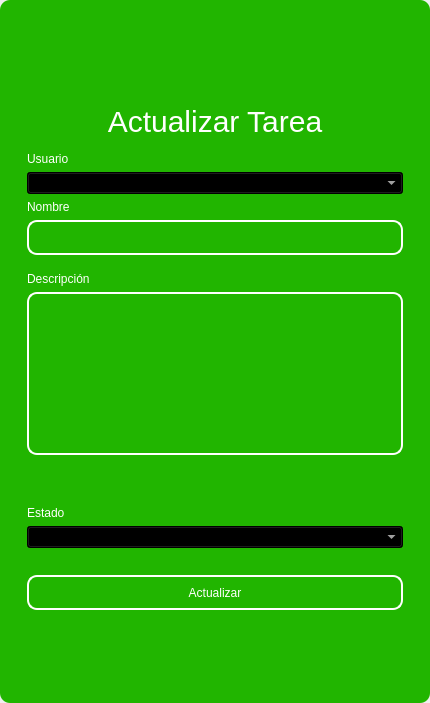
<?xml version="1.0" encoding="UTF-8"?>
<ui version="4.0">
 <class>MainWindow</class>
 <widget class="QMainWindow" name="MainWindow">
  <property name="geometry">
   <rect>
    <x>0</x>
    <y>0</y>
    <width>430</width>
    <height>703</height>
   </rect>
  </property>
  <property name="windowTitle">
   <string>MainWindow</string>
  </property>
  <property name="styleSheet">
   <string notr="true"/>
  </property>
  <widget class="QWidget" name="centralwidget">
   <property name="styleSheet">
    <string notr="true"/>
   </property>
   <layout class="QVBoxLayout" name="verticalLayout">
    <property name="spacing">
     <number>0</number>
    </property>
    <property name="leftMargin">
     <number>0</number>
    </property>
    <property name="topMargin">
     <number>0</number>
    </property>
    <property name="rightMargin">
     <number>0</number>
    </property>
    <property name="bottomMargin">
     <number>0</number>
    </property>
    <item>
     <widget class="QFrame" name="frame">
      <property name="enabled">
       <bool>true</bool>
      </property>
      <property name="styleSheet">
       <string notr="true">QFrame {
	border-radius:10px;
	background-color: rgb(33, 181, 0);
 }
</string>
      </property>
      <property name="frameShape">
       <enum>QFrame::StyledPanel</enum>
      </property>
      <property name="frameShadow">
       <enum>QFrame::Raised</enum>
      </property>
      <layout class="QVBoxLayout" name="verticalLayout_2">
       <item>
        <widget class="QFrame" name="frame_superior">
         <property name="minimumSize">
          <size>
           <width>0</width>
           <height>40</height>
          </size>
         </property>
         <property name="maximumSize">
          <size>
           <width>16777215</width>
           <height>40</height>
          </size>
         </property>
         <property name="styleSheet">
          <string notr="true">QPushButton{
border-radius:18px;
}

QPushButton:hover{
	background-color: rgb(0, 0, 0);
}
</string>
         </property>
         <property name="frameShape">
          <enum>QFrame::StyledPanel</enum>
         </property>
         <property name="frameShadow">
          <enum>QFrame::Raised</enum>
         </property>
         <layout class="QHBoxLayout" name="horizontalLayout_3">
          <property name="spacing">
           <number>4</number>
          </property>
          <property name="leftMargin">
           <number>0</number>
          </property>
          <property name="topMargin">
           <number>0</number>
          </property>
          <property name="rightMargin">
           <number>0</number>
          </property>
          <property name="bottomMargin">
           <number>0</number>
          </property>
          <item>
           <widget class="QPushButton" name="btn_icon">
            <property name="text">
             <string/>
            </property>
            <property name="iconSize">
             <size>
              <width>40</width>
              <height>40</height>
             </size>
            </property>
           </widget>
          </item>
          <item>
           <spacer name="horizontalSpacer_2">
            <property name="orientation">
             <enum>Qt::Horizontal</enum>
            </property>
            <property name="sizeHint" stdset="0">
             <size>
              <width>443</width>
              <height>20</height>
             </size>
            </property>
           </spacer>
          </item>
          <item>
           <widget class="QPushButton" name="bt_minimizar">
            <property name="minimumSize">
             <size>
              <width>38</width>
              <height>38</height>
             </size>
            </property>
            <property name="maximumSize">
             <size>
              <width>38</width>
              <height>38</height>
             </size>
            </property>
            <property name="cursor">
             <cursorShape>PointingHandCursor</cursorShape>
            </property>
            <property name="text">
             <string/>
            </property>
            <property name="icon">
             <iconset>
              <normaloff>image/minus.svg</normaloff>image/minus.svg</iconset>
            </property>
            <property name="iconSize">
             <size>
              <width>38</width>
              <height>38</height>
             </size>
            </property>
           </widget>
          </item>
          <item>
           <widget class="QPushButton" name="bt_maximizar">
            <property name="minimumSize">
             <size>
              <width>38</width>
              <height>38</height>
             </size>
            </property>
            <property name="maximumSize">
             <size>
              <width>38</width>
              <height>38</height>
             </size>
            </property>
            <property name="cursor">
             <cursorShape>PointingHandCursor</cursorShape>
            </property>
            <property name="text">
             <string/>
            </property>
            <property name="icon">
             <iconset>
              <normaloff>image/chevron-up.svg</normaloff>image/chevron-up.svg</iconset>
            </property>
            <property name="iconSize">
             <size>
              <width>38</width>
              <height>38</height>
             </size>
            </property>
           </widget>
          </item>
          <item>
           <widget class="QPushButton" name="bt_restaurar">
            <property name="minimumSize">
             <size>
              <width>38</width>
              <height>38</height>
             </size>
            </property>
            <property name="maximumSize">
             <size>
              <width>38</width>
              <height>38</height>
             </size>
            </property>
            <property name="cursor">
             <cursorShape>PointingHandCursor</cursorShape>
            </property>
            <property name="text">
             <string/>
            </property>
            <property name="icon">
             <iconset>
              <normaloff>image/chevron-down.svg</normaloff>image/chevron-down.svg</iconset>
            </property>
            <property name="iconSize">
             <size>
              <width>38</width>
              <height>38</height>
             </size>
            </property>
           </widget>
          </item>
          <item>
           <widget class="QPushButton" name="bt_cerrar">
            <property name="minimumSize">
             <size>
              <width>38</width>
              <height>38</height>
             </size>
            </property>
            <property name="maximumSize">
             <size>
              <width>38</width>
              <height>38</height>
             </size>
            </property>
            <property name="cursor">
             <cursorShape>PointingHandCursor</cursorShape>
            </property>
            <property name="text">
             <string/>
            </property>
            <property name="icon">
             <iconset>
              <normaloff>image/x.svg</normaloff>image/x.svg</iconset>
            </property>
            <property name="iconSize">
             <size>
              <width>38</width>
              <height>38</height>
             </size>
            </property>
           </widget>
          </item>
         </layout>
        </widget>
       </item>
       <item>
        <widget class="QFrame" name="frame_3">
         <property name="styleSheet">
          <string notr="true">QLabel {
	color: rgb(255, 255, 254);
	font: 12pt &quot;Arial&quot;;
	background-color: rgba(0, 0, 0,0);
}

QTextEdit{
background-color: rgba(0, 0, 0,0);
border-radius:10px; 
font: 12pt &quot;Arial&quot;;
color: rgb(255, 255, 254);
border: 2px solid  rgb(255, 255, 255);

}

QTextEdit:hover{
background-color: rgba(0, 0, 0,0);
border-radius:10px; 
font: 12pt &quot;Arial&quot;;
border: 2px solid  rgb(120, 0, 171);
}

QTextEdit:focus{
background-color: rgb(0, 0, 0);
border-radius:10px; 
font: 12pt &quot;Arial&quot;;
border: 2px solid rgb(120, 0, 171);
}

QLineEdit{
background-color: rgba(0, 0, 0,0);
border-radius:10px; 
font: 12pt &quot;Arial&quot;;
color: rgb(255, 255, 254);
border: 2px solid  rgb(255, 255, 255);

}

QLineEdit:hover{
background-color: rgba(0, 0, 0,0);
border-radius:10px; 
font: 12pt &quot;Arial&quot;;
border: 2px solid  rgb(120, 0, 171);
}

QLineEdit:focus{
background-color: rgb(0, 0, 0);
border-radius:10px; 
font: 12pt &quot;Arial&quot;;
border: 2px solid rgb(120, 0, 171);
}

QCheckBox{
	font: 12pt &quot;Arial&quot;;
	color: rgb(255, 255, 255);
}

QCheckBox::indicator {
    width: 18px;
    height:18px;
}

QCheckBox::indicator:unchecked {
   background-image: url(image/square.svg);
}

QCheckBox::indicator:checked {
   background-image: url(image/check-square.svg);
}

QPushButton{
border-radius:10px; 
font: 12pt &quot;Arial&quot;;
color: rgb(255, 255, 254);
border: 2px solid #ffffff;
}

QPushButton:hover{
border-radius:10px; 
font: 12pt &quot;Arial&quot;;
color: rgb(255, 255, 255);
border: 2px solid rgb(120, 0, 171);
	background-color: rgb(120, 0, 171);
}
</string>
         </property>
         <property name="frameShape">
          <enum>QFrame::StyledPanel</enum>
         </property>
         <property name="frameShadow">
          <enum>QFrame::Raised</enum>
         </property>
         <layout class="QHBoxLayout" name="horizontalLayout_4">
          <item>
           <layout class="QVBoxLayout" name="verticalLayout_4">
            <item>
             <spacer name="verticalSpacer">
              <property name="orientation">
               <enum>Qt::Vertical</enum>
              </property>
              <property name="sizeHint" stdset="0">
               <size>
                <width>28</width>
                <height>28</height>
               </size>
              </property>
             </spacer>
            </item>
            <item>
             <widget class="QFrame" name="frame_4">
              <property name="maximumSize">
               <size>
                <width>400</width>
                <height>600</height>
               </size>
              </property>
              <property name="styleSheet">
               <string notr="true">QLabel {
	color: rgb(255, 255, 254);
	font: 12pt &quot;Arial&quot;;
	background-color: rgba(0, 0, 0,0);
}

QTextEdit{
background-color: rgba(0, 0, 0,0);
border-radius:10px; 
font: 12pt &quot;Arial&quot;;
color: rgb(255, 255, 254);
border: 2px solid  rgb(255, 255, 255);

}

QTextEdit:hover{
background-color: rgba(0, 0, 0,0);
border-radius:10px; 
font: 12pt &quot;Arial&quot;;
border: 2px solid  rgb(120, 0, 171);
}

QTextEdit:focus{
background-color: rgb(0, 0, 0);
border-radius:10px; 
font: 12pt &quot;Arial&quot;;
border: 2px solid rgb(120, 0, 171);
}

QLineEdit{
background-color: rgba(0, 0, 0,0);
border-radius:10px; 
font: 12pt &quot;Arial&quot;;
color: rgb(255, 255, 254);
border: 2px solid  rgb(255, 255, 255);

}

QLineEdit:hover{
background-color: rgba(0, 0, 0,0);
border-radius:10px; 
font: 12pt &quot;Arial&quot;;
border: 2px solid  rgb(120, 0, 171);
}

QLineEdit:focus{
background-color: rgb(0, 0, 0);
border-radius:10px; 
font: 12pt &quot;Arial&quot;;
border: 2px solid rgb(120, 0, 171);
}

QCheckBox{
	font: 12pt &quot;Arial&quot;;
	color: rgb(255, 255, 255);
}

QCheckBox::indicator {
    width: 18px;
    height:18px;
}

QCheckBox::indicator:unchecked {
   background-image: url(image/square.svg);
}

QCheckBox::indicator:checked {
   background-image: url(image/check-square.svg);
}

QPushButton{
border-radius:10px; 
font: 12pt &quot;Arial&quot;;
color: rgb(255, 255, 254);
border: 2px solid #ffffff;
}

QPushButton:hover{
border-radius:10px; 
font: 12pt &quot;Arial&quot;;
color: rgb(255, 255, 255);
border: 2px solid rgb(120, 0, 171);
	background-color: rgb(120, 0, 171);
}
</string>
              </property>
              <property name="frameShape">
               <enum>QFrame::StyledPanel</enum>
              </property>
              <property name="frameShadow">
               <enum>QFrame::Raised</enum>
              </property>
              <layout class="QVBoxLayout" name="verticalLayout_3">
               <item>
                <spacer name="verticalSpacer_3">
                 <property name="orientation">
                  <enum>Qt::Vertical</enum>
                 </property>
                 <property name="sizeHint" stdset="0">
                  <size>
                   <width>20</width>
                   <height>40</height>
                  </size>
                 </property>
                </spacer>
               </item>
               <item>
                <widget class="QLabel" name="label_3">
                 <property name="minimumSize">
                  <size>
                   <width>100</width>
                   <height>50</height>
                  </size>
                 </property>
                 <property name="styleSheet">
                  <string notr="true">font-size: 30px</string>
                 </property>
                 <property name="text">
                  <string>Actualizar Tarea</string>
                 </property>
                 <property name="alignment">
                  <set>Qt::AlignCenter</set>
                 </property>
                </widget>
               </item>
               <item>
                <widget class="QLabel" name="label_6">
                 <property name="text">
                  <string>Usuario</string>
                 </property>
                </widget>
               </item>
               <item>
                <widget class="QComboBox" name="user_combobox">
                 <property name="styleSheet">
                  <string notr="true">color: rgb(255, 255, 255);
background-color: rgb(0, 0, 0);</string>
                 </property>
                </widget>
               </item>
               <item>
                <widget class="QLabel" name="label_4">
                 <property name="text">
                  <string>Nombre</string>
                 </property>
                </widget>
               </item>
               <item>
                <widget class="QLineEdit" name="nametxt">
                 <property name="minimumSize">
                  <size>
                   <width>0</width>
                   <height>35</height>
                  </size>
                 </property>
                 <property name="text">
                  <string/>
                 </property>
                </widget>
               </item>
               <item>
                <spacer name="verticalSpacer_4">
                 <property name="orientation">
                  <enum>Qt::Vertical</enum>
                 </property>
                 <property name="sizeHint" stdset="0">
                  <size>
                   <width>20</width>
                   <height>40</height>
                  </size>
                 </property>
                </spacer>
               </item>
               <item>
                <widget class="QLabel" name="label_5">
                 <property name="text">
                  <string>Descripción</string>
                 </property>
                </widget>
               </item>
               <item>
                <widget class="QTextEdit" name="descriptiontxt"/>
               </item>
               <item>
                <spacer name="verticalSpacer_5">
                 <property name="orientation">
                  <enum>Qt::Vertical</enum>
                 </property>
                 <property name="sizeHint" stdset="0">
                  <size>
                   <width>20</width>
                   <height>40</height>
                  </size>
                 </property>
                </spacer>
               </item>
               <item>
                <spacer name="verticalSpacer_11">
                 <property name="orientation">
                  <enum>Qt::Vertical</enum>
                 </property>
                 <property name="sizeHint" stdset="0">
                  <size>
                   <width>20</width>
                   <height>40</height>
                  </size>
                 </property>
                </spacer>
               </item>
               <item>
                <spacer name="verticalSpacer_6">
                 <property name="orientation">
                  <enum>Qt::Vertical</enum>
                 </property>
                 <property name="sizeHint" stdset="0">
                  <size>
                   <width>20</width>
                   <height>40</height>
                  </size>
                 </property>
                </spacer>
               </item>
               <item>
                <spacer name="verticalSpacer_10">
                 <property name="orientation">
                  <enum>Qt::Vertical</enum>
                 </property>
                 <property name="sizeHint" stdset="0">
                  <size>
                   <width>20</width>
                   <height>40</height>
                  </size>
                 </property>
                </spacer>
               </item>
               <item>
                <widget class="QLabel" name="label_7">
                 <property name="text">
                  <string>Estado</string>
                 </property>
                </widget>
               </item>
               <item>
                <widget class="QComboBox" name="status_combobox">
                 <property name="cursor">
                  <cursorShape>PointingHandCursor</cursorShape>
                 </property>
                 <property name="styleSheet">
                  <string notr="true">color: rgb(255, 255, 255);
background-color: rgb(0, 0, 0);</string>
                 </property>
                </widget>
               </item>
               <item>
                <spacer name="verticalSpacer_9">
                 <property name="orientation">
                  <enum>Qt::Vertical</enum>
                 </property>
                 <property name="sizeHint" stdset="0">
                  <size>
                   <width>20</width>
                   <height>50</height>
                  </size>
                 </property>
                </spacer>
               </item>
               <item>
                <widget class="QPushButton" name="btn_update">
                 <property name="minimumSize">
                  <size>
                   <width>0</width>
                   <height>35</height>
                  </size>
                 </property>
                 <property name="cursor">
                  <cursorShape>PointingHandCursor</cursorShape>
                 </property>
                 <property name="text">
                  <string>Actualizar</string>
                 </property>
                </widget>
               </item>
               <item>
                <spacer name="verticalSpacer_7">
                 <property name="orientation">
                  <enum>Qt::Vertical</enum>
                 </property>
                 <property name="sizeHint" stdset="0">
                  <size>
                   <width>20</width>
                   <height>40</height>
                  </size>
                 </property>
                </spacer>
               </item>
               <item>
                <layout class="QHBoxLayout" name="horizontalLayout_2"/>
               </item>
               <item>
                <spacer name="verticalSpacer_8">
                 <property name="orientation">
                  <enum>Qt::Vertical</enum>
                 </property>
                 <property name="sizeHint" stdset="0">
                  <size>
                   <width>20</width>
                   <height>40</height>
                  </size>
                 </property>
                </spacer>
               </item>
               <item>
                <layout class="QHBoxLayout" name="horizontalLayout">
                 <item>
                  <spacer name="horizontalSpacer">
                   <property name="orientation">
                    <enum>Qt::Horizontal</enum>
                   </property>
                   <property name="sizeHint" stdset="0">
                    <size>
                     <width>40</width>
                     <height>20</height>
                    </size>
                   </property>
                  </spacer>
                 </item>
                </layout>
               </item>
              </layout>
             </widget>
            </item>
            <item>
             <spacer name="verticalSpacer_2">
              <property name="orientation">
               <enum>Qt::Vertical</enum>
              </property>
              <property name="sizeHint" stdset="0">
               <size>
                <width>20</width>
                <height>40</height>
               </size>
              </property>
             </spacer>
            </item>
           </layout>
          </item>
         </layout>
        </widget>
       </item>
      </layout>
     </widget>
    </item>
   </layout>
  </widget>
 </widget>
 <resources/>
 <connections/>
</ui>
